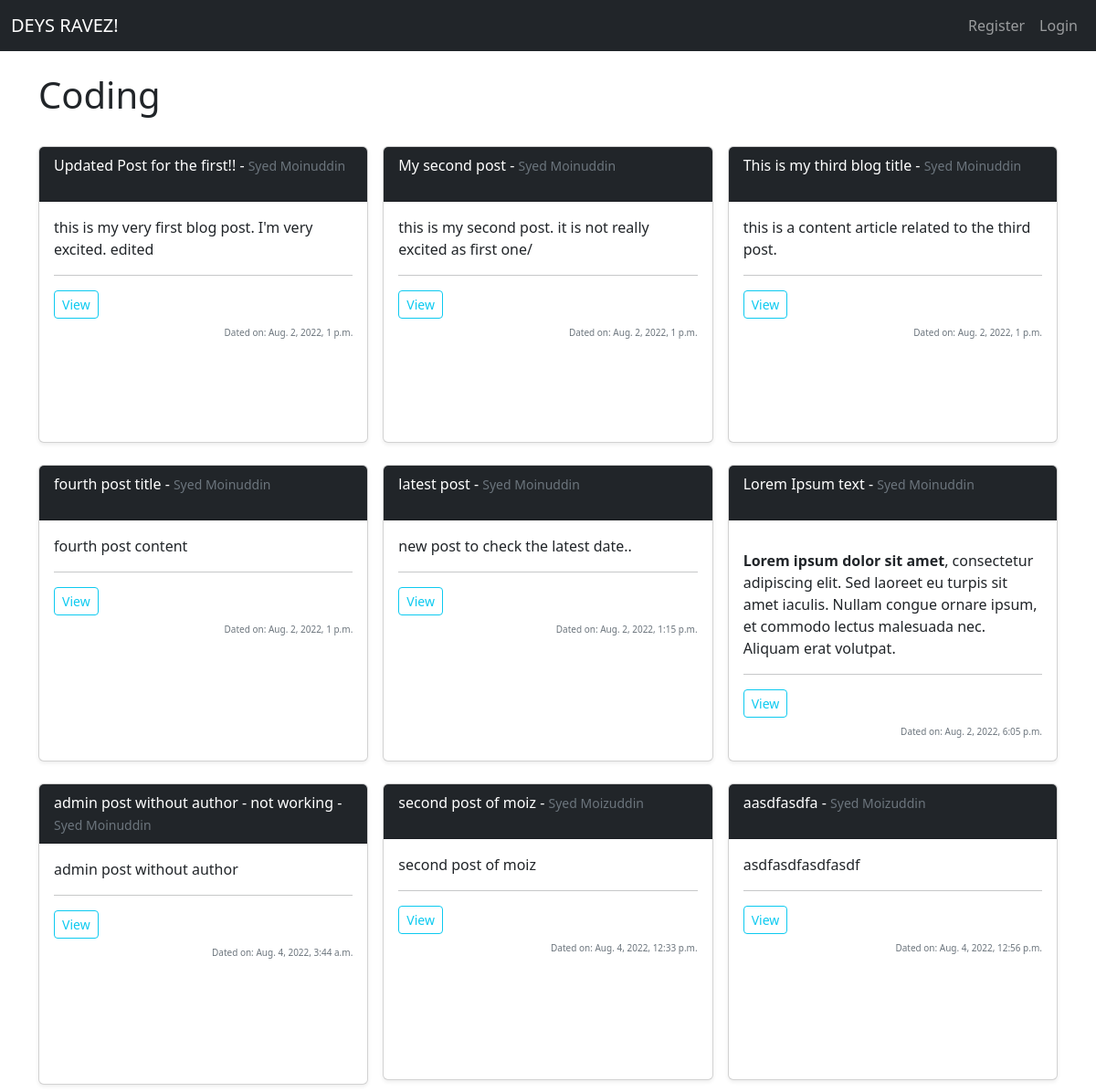
The page /category/coding/ on the database as committed earlier.
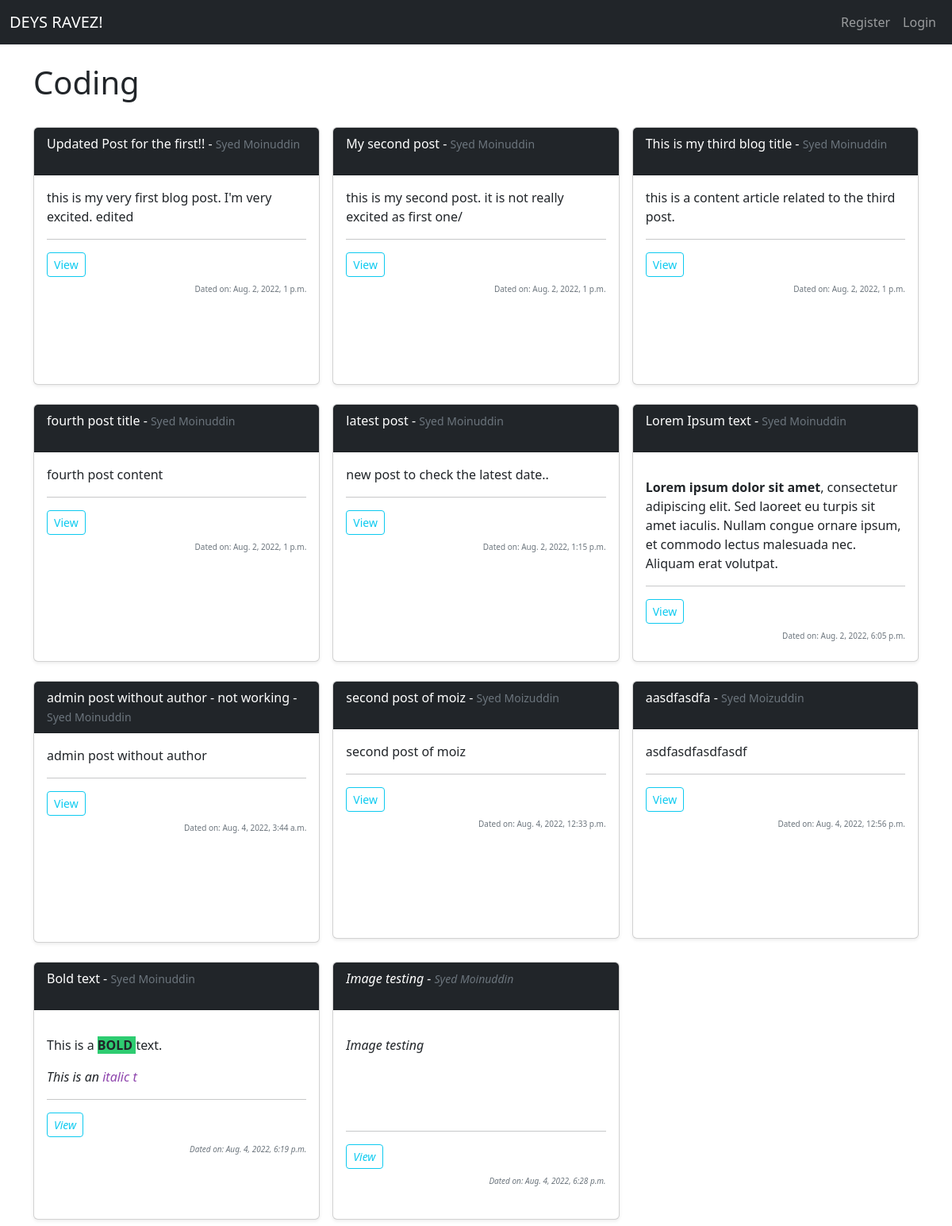
The same page on the database as committed later.
### zblog/models.py (models this page shows, shortened)
class Post(models.Model):
    title = models.CharField(max_length=600)
    title_tag = models.CharField(max_length=600) #,default="DEYS RAVEZ!"
    author = models.ForeignKey(User, on_delete=models.CASCADE)
    body = RichTextField(blank=True, null=True)
    updated_date = models.DateTimeField(auto_now_add=True)
    category = models.CharField(max_length=255, default='coding')
    snippet = models.CharField(max_length=255)
    likes = models.ManyToManyField(User, related_name='blog_posts')

### zblog/views.py (the view)
# urls.py: path('category/<str:cats>/', views.CategoryView, name="category"),
def CategoryView(request, cats):
    category_posts = Post.objects.filter(category=cats.replace('-',' '))
    return render(request, 'categories.html', {'cats':cats.title().replace('-',' '),'category_posts':category_posts, })

### zblog/templates/categories.html (shortened to what this page needs)
{% extends 'base.html' %}
{% block content %}
{% if category_posts %}
<h1>{{cats|capfirst }}</h1>
<br>
<div class="row row-cols-1 row-cols-sm-2 row-cols-md-3 g-3">
    {% for post in category_posts %}
    <div class="col mb-2">
        <div class="card shadow-sm" >
            <div class="card-header bg-dark text-white" style="min-height: 60px;">
                {{post.title}} - <small class="mb-1 text-muted">{{post.author.first_name}}
                    {{post.author.last_name}}</small>
            </div>
            <div class="card-body" style="min-height: 263px;">
                <p class="card-text">{{post.body | slice:":200" | safe }}</p>
                <hr>
                <div class="d-flex justify-content-between align-items-center">
                    <div class="btn-group">
                        <a href="{% url 'detail' post.pk %}" class="btn btn-sm btn-outline-info">View</a>
                    </div>
                </div>
                <small class="text-muted my-2" style="font-size:x-small;float: right;">Dated on: {{post.updated_date}}</small>
            </div>
        </div>
    </div>
    {% endfor %}
</div>
{% else %}
<h2>Sorry.. this page does not exists..</h2>
{% endif %}
{% endblock %}

### zblog/templates/base.html (shortened to what this page needs)
<!doctype html>
<html lang="en">
<head>
    <link href="https://cdn.jsdelivr.net/npm/bootstrap@5.2.0/dist/css/bootstrap.min.css" rel="stylesheet"
>
</head>
<body>
    <nav class="navbar navbar-expand-lg navbar-dark bg-dark">
        <div class="container-fluid">
          <a class="navbar-brand" href="{% url 'home' %}">DEYS RAVEZ!</a>
          <div class="collapse navbar-collapse" id="navbarSupportedContent">
            <ul class="navbar-nav ms-auto mb-2 mb-lg-0">
              {% if user.is_authenticated %}
              <li class="nav-item">
                <a class="nav-link" href="{% url 'mylikedpost' user.id %}">Favourite Posts</a>
              </li>
              {% if cat_menu %}
                <li class="nav-item dropdown">
                  <a class="nav-link dropdown-toggle" href="#" role="button" data-bs-toggle="dropdown" aria-expanded="false">
                    Categories
                  </a>
                  <ul class="dropdown-menu">
                    {% for cat in cat_menu %}
                    <li><a class="dropdown-item" href="{% url 'category' cat|slugify %}">{{cat|capfirst}}</a></li>
                    {% endfor %}
                  </ul>
                </li>
                {% else %}
                <li class="nav-item">
                  <a class="nav-link" href="{% url 'categorylist' %}">Categories</a>
                </li>
                {% endif %}
                <li class="nav-item">
                  <a class="nav-link" href="{% url 'addpost' %}">+ Post</a>
                </li>
                <li class="nav-item">
                  <a class="nav-link" href="{% url 'addcategory' %}">+ Category</a>
                </li>
                <li class="nav-item">
                  <a class="nav-link" href="{% url 'logout' %}">Logout</a>
                </li>
              {% else %}
                <li class="nav-item">
                  <a class="nav-link" href="{% url 'register' %}">Register</a>
                </li>
                <li class="nav-item">
                  <a class="nav-link" href="{% url 'login' %}">Login</a>
                </li>
              {% endif %}
            </ul>
          </div>
        </div>
      </nav>
    <br>
    <div class="container">
        {% block content %}
        {% endblock %}
    </div>
</body>
</html>

Rows that differ between the two databases and show on the page:
added Post: title "Bold text", author.first_name "Syed", author.last_name "Moinuddin", body "This is a BOLD text. This is an italic t", updated_date "Aug. 4, 2022, 6:19 p.m."
added Post: title "Image testing", author.first_name "Syed", author.last_name "Moinuddin", body "Image testing", updated_date "Aug. 4, 2022, 6:28 p.m."
